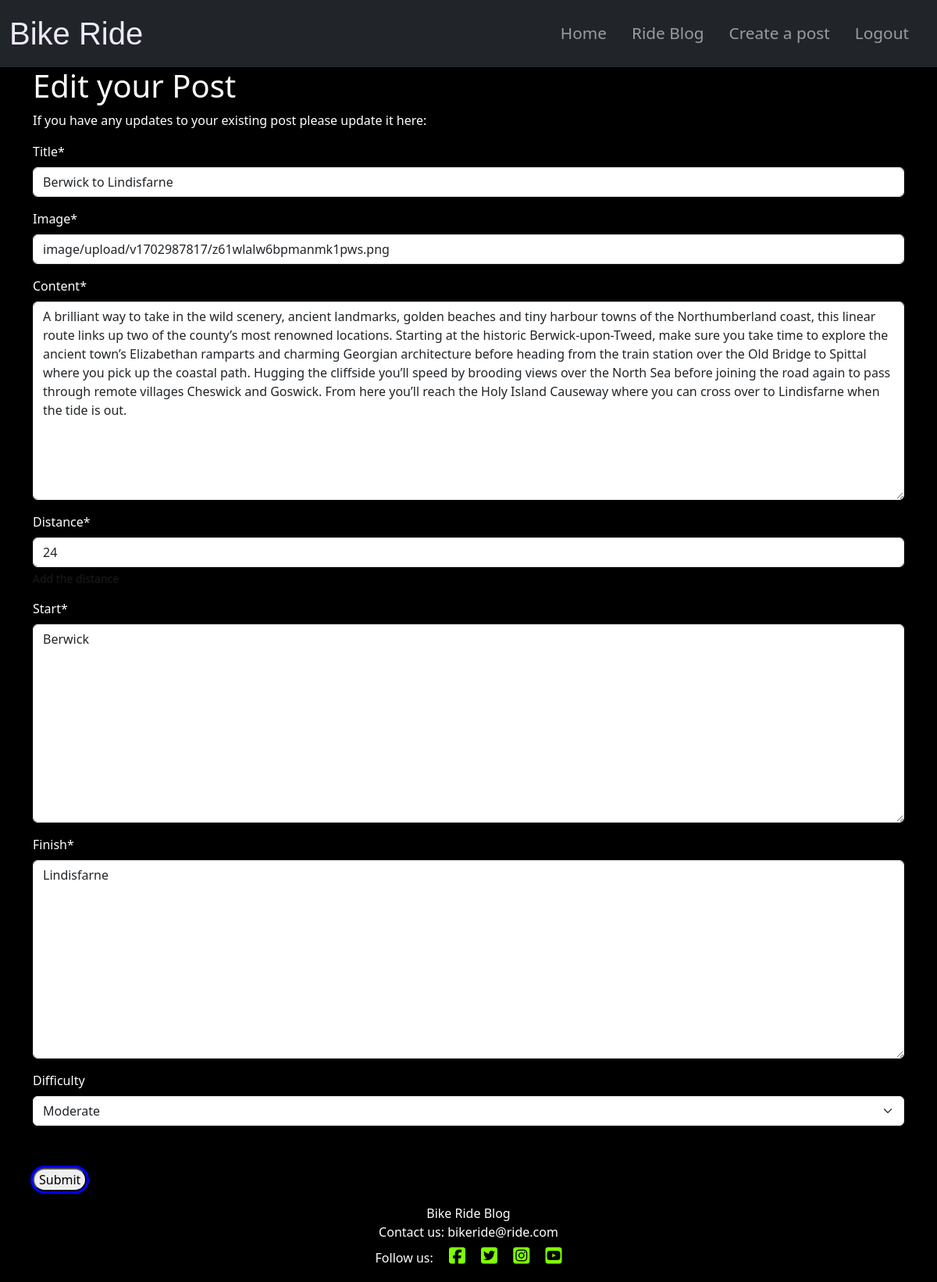
The page /entry/edit/5 (signed in) on the database its author committed.
### ride/models.py (models this page shows, shortened)
class Entry(models.Model):
    title = models.CharField(max_length=200, unique=True)
    slug = models.SlugField(max_length=200, unique=True)
    author = models.ForeignKey(User, on_delete=models.CASCADE)
    updated_on = models.DateTimeField(auto_now=True)
    created_on = models.DateTimeField(auto_now_add=True)
    distance = models.IntegerField(help_text="Add the distance", default=0)
    start = models.TextField(blank=False)
    finish = models.TextField(blank=False)
    content = models.TextField()
    featured_image = CloudinaryField("image", default="placeholder")
    status = models.IntegerField(choices=STATUS, default=0)
    difficulty = models.CharField(
        max_length=10, null=True, blank=True, choices=diff
    )
    class Meta:
        ordering = ["-created_on"]

### ride/views.py (the view, shortened to what this page needs)
# urls.py: path('edit/<slug:pk>', views.EntryEdit.as_view(), name='entry_edit'),
class EntryEdit(LoginRequiredMixin, UserPassesTestMixin, UpdateView):
    Model = Entry
    form_class = EntryForm
    success_url = "/entry/"
    template_name = "entry_edit.html"
    queryset = Entry.objects
    def test_func(self):
        return self.request.user == self.get_object().author

### ride/forms.py
class EntryForm(forms.ModelForm):
    class Meta:
        model = Entry
        fields = (
            "title",
            "featured_image",
            "content",
            "distance",
            "start",
            "finish",
            "difficulty",
        )
        widgets = {"review": SummernoteWidget()}

### templates/entry_edit.html (shortened to what this page needs)
{% extends "base.html" %}
{% load crispy_forms_tags %}
{% block content %}
<div class="container">
    <div class="edit_post_form white">
        <h1>Edit your Post</h1>
        <p>If you have any updates to your existing post please update it here:</p>
        <form  action="{% url 'entry_edit' entry.id %}" method="POST" enctype="multipart/form-data">
            {{ form|crispy }}
            <input class="button edit-btn" type="submit" value="Submit">
        </form>
    </div>
</div>
{% endblock %}

### static/css/style.css (style rules this page uses)
body { background-color: #000000; }
.button { outline: 3px solid blue; border-radius: 1em; }
.white { color: #FFFFFF; }
.post_btn, .edit-btn, .create_btn { margin-top: 1cm; }

### rows shown on the page
Entry: title "Berwick to Lindisfarne", featured_image "image/upload/v1702987817/z61wlalw6bpmanmk1pws.png", content "A brilliant way to take in the wild scenery, ancient landmarks, golden beaches and tiny harbour towns of the Northumberland coast, this linear route links up two of the county’s most renowned locations. Starting at the historic Berwick-upon-Tweed, make sure you take time to explore the ancient town’s Elizabethan ramparts and charming Georgian architecture before heading from the train station over the Old Bridge to Spittal where you pick up the coastal path. Hugging the cliffside you’ll speed by brooding views over the North Sea before joining the road again to pass through remote villages Cheswick and Goswick. From here you’ll reach the Holy Island Causeway where you can cross over to…", distance "24", start "Berwick", finish "Lindisfarne", difficulty "Moderate"
